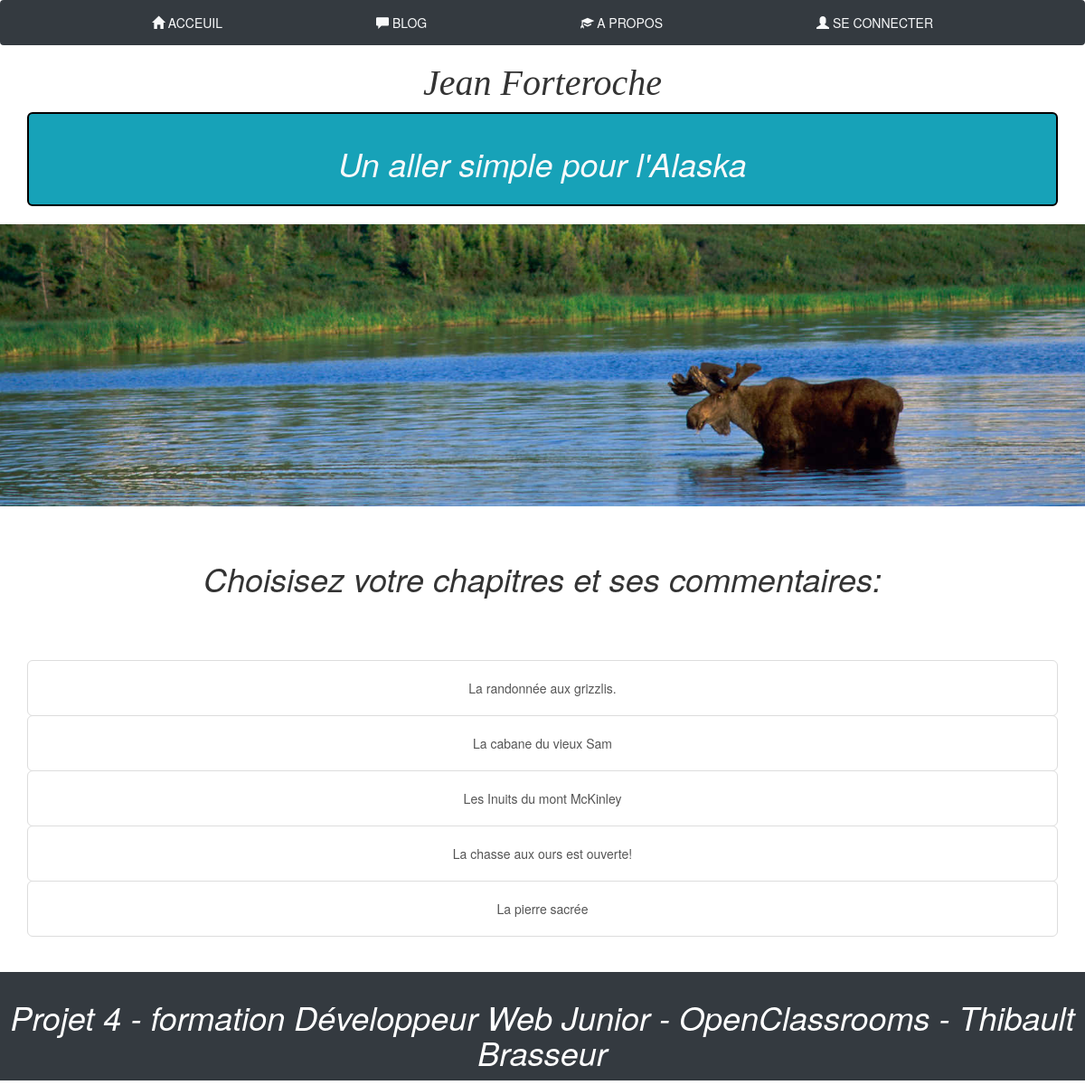
Screenshot of /P4_01_code/index.php?action=blog with the database file from the repository.
### tables this page shows
CREATE TABLE `articles` (
  `id` int(11) NOT NULL,
  `title` varchar(255) NOT NULL,
  `content` text NOT NULL,
  `date_creation` datetime NOT NULL
);

### P4_01_code/controller/frontend/BlogController.php (called while the page is built, shortened)
<?php
require_once('model/frontend/ArticlesManager.php');
function addBlogPosts() {
          $postManager = new \OpenClassrooms\Blog\Model\PostManager();
          $posts = $postManager->getBlogPosts();
          require('view/frontend/blogView.php');
}

### P4_01_code/model/frontend/ArticlesManager.php (called while the page is built, shortened)
<?php
class PostManager extends Manager {
    public function getBlogPosts() {
    $db = $this->dbConnect();
    $req = $db->query('SELECT id, title, content, DATE_FORMAT(date_creation, \'%d/%m/%Y à %Hh%imin%ss\') AS date_creation_fr FROM articles ORDER BY date_creation ');
    return $req;
    }
}

### P4_01_code/view/frontend/blogView.php (the view, shortened to what this page needs)
<br><br><br>
<h1>Choisisez votre chapitres et ses commentaires:</h1>
<br><br><br>
<?php
while ($data = $posts->fetch()) {
?>
              <a href="index.php?action=post&amp;id=<?= $data['id'] ?>" class=" container list-group-item" ><?= $data['title'] ?> </a>
<?php
}
?>
<?php require('view/template.php'); ?>

### P4_01_code/public/css/style.css (style rules this page uses)
html, body { margin: 0px; }
.container { padding: 15px; border: 2px solid black; border-radius: 6px; line-height: 40px; text-align: center; }
h1, h3 { text-align:center; font-family:georgia,garamond,serif; font-size:40px; font-style:italic; }

### rows the page displays
articles: title "La randonnée aux grizzlis."
articles: title "La cabane du vieux Sam"
articles: title "Les Inuits du mont McKinley"
articles: title "La chasse aux ours est ouverte!"
articles: title "La pierre sacrée"
